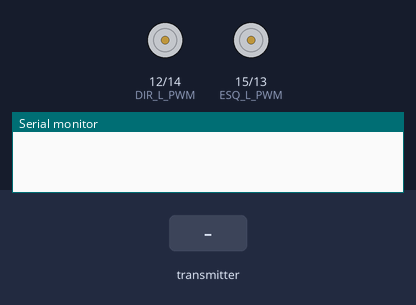
A sketch run on a simulated ESP32. Shown: motor-driver pin pairs drawn as motors (green arrow = first pin HIGH = forward, orange = second pin HIGH = backward, longer = more drive), the last lines printed to the serial monitor. The inputs (shaded band) are chosen by the test bench.

Above: at 1.2 s.
1.3 s: the transmitter starts sending lxAxisValue = 0
At 2.5 s:
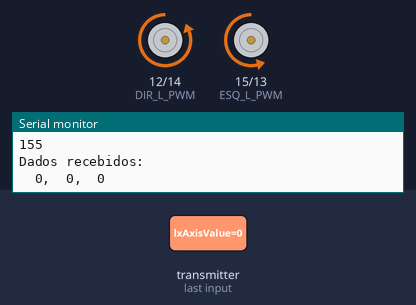
2.8 s: the transmitter starts sending lyAxisValue = 64
At 3.8 s:
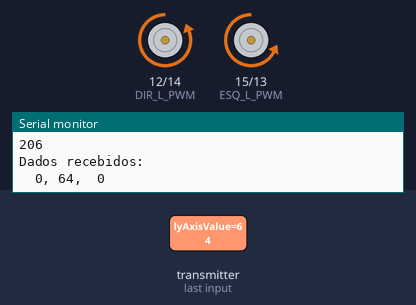
4.3 s: the transmitter starts sending lxAxisValue = 64
At 5.0 s:
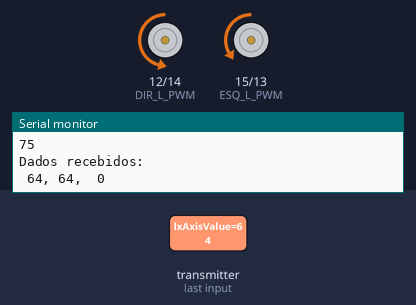
5.8 s: the transmitter starts sending lyAxisValue = 0
At 6.1 s:
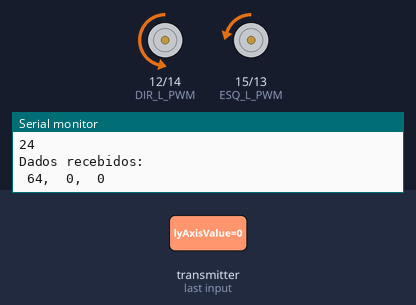
7.3 s: the transmitter starts sending lxAxisValue = 128
At 8.5 s:
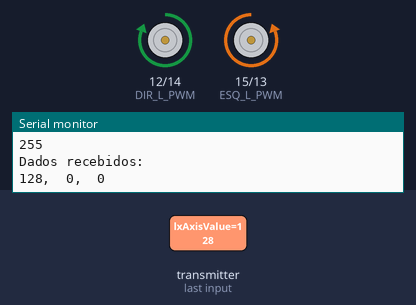
8.8 s: the transmitter starts sending lyAxisValue = 255
At 9.6 s:
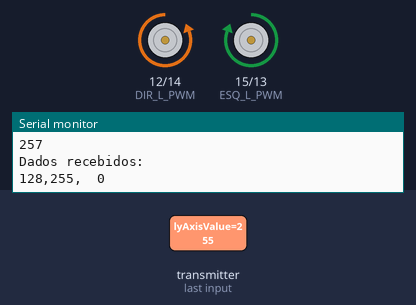
Timing chart, 0 to 11.3 s (numbered marks = the images above; inputs shaded):
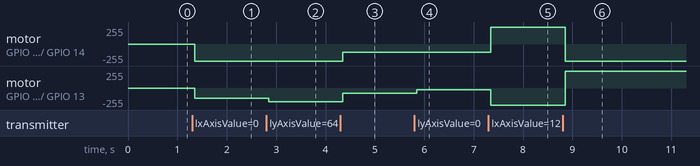

Measured:
- after the input at 1.3 s, motor on GPIO 12 (DIR_L_PWM) / GPIO 14 (DIR_R_PWM): stopped → backward 255/255 after 0.05 s; motor on GPIO 15 (ESQ_L_PWM) / GPIO 13 (ESQ_R_PWM): stopped → backward 154/255 after 0.05 s
- after the input at 2.8 s, motor on GPIO 15 (ESQ_L_PWM) / GPIO 13 (ESQ_R_PWM): backward 154/255 → backward 205/255 after 0.05 s
- after the input at 4.3 s, motor on GPIO 12 (DIR_L_PWM) / GPIO 14 (DIR_R_PWM): backward 255/255 → backward 124/255 after 0.05 s; motor on GPIO 15 (ESQ_L_PWM) / GPIO 13 (ESQ_R_PWM): backward 205/255 → backward 75/255 after 0.05 s
- after the input at 5.8 s, motor on GPIO 15 (ESQ_L_PWM) / GPIO 13 (ESQ_R_PWM): backward 75/255 → backward 24/255 after 0.05 s
- after the input at 7.3 s, motor on GPIO 12 (DIR_L_PWM) / GPIO 14 (DIR_R_PWM): backward 124/255 → forward 255/255 after 0.05 s; motor on GPIO 15 (ESQ_L_PWM) / GPIO 13 (ESQ_R_PWM): backward 24/255 → backward 255/255 after 0.05 s
- after the input at 8.8 s, motor on GPIO 12 (DIR_L_PWM) / GPIO 14 (DIR_R_PWM): forward 255/255 → backward 255/255 after 0.05 s; motor on GPIO 15 (ESQ_L_PWM) / GPIO 13 (ESQ_R_PWM): backward 255/255 → forward 255/255 after 0.05 s

The sketch:

escravo_walle.ino
```cpp
#include <esp_now.h>
#include <WiFi.h>


const uint8_t ESQ_L_PWM = 15;
const uint8_t ESQ_R_PWM = 13;
const uint8_t DIR_L_PWM = 12;
const uint8_t DIR_R_PWM = 14;

struct PacketData {
  byte lxAxisValue;
  byte lyAxisValue;
  //byte rxAxisValue;
  //byte ryAxisValue;
  byte switch1Value;
  //byte switch2Value;
  //byte switch3Value;
  //byte switch4Value;
  //byte switch5Value;
  //byte switch6Value;
};
PacketData receiverData;

int speed = 0;

void ativa_motores() {
  if (receiverData.switch1Value == 1) {
    ledcWrite(ESQ_L_PWM, 0);
    ledcWrite(ESQ_R_PWM, 0);
    ledcWrite(DIR_L_PWM, 0);
    ledcWrite(DIR_R_PWM, 0);
  } else {
    if ((receiverData.lxAxisValue >= 125) && (receiverData.lxAxisValue <= 129)) {
      if ((receiverData.lyAxisValue >= 125) && (receiverData.lyAxisValue <= 129)) {
        ledcWrite(ESQ_L_PWM, 0);
        ledcWrite(ESQ_R_PWM, 0);
        ledcWrite(DIR_L_PWM, 0);
        ledcWrite(DIR_R_PWM, 0);
      } else if (receiverData.lyAxisValue > 129) {
        //esquerda tanque
        speed = map(receiverData.lyAxisValue, 130, 254, 0, 255);
        ledcWrite(ESQ_L_PWM, speed);
        ledcWrite(ESQ_R_PWM, 0);
        ledcWrite(DIR_L_PWM, 0);
        ledcWrite(DIR_R_PWM, speed);
      } else if (receiverData.lyAxisValue < 125) {
        //direita tanque
        speed = map(receiverData.lyAxisValue, 0, 124, 255, 0);
        ledcWrite(ESQ_L_PWM, 0);
        ledcWrite(ESQ_R_PWM, speed);
        ledcWrite(DIR_L_PWM, speed);
        ledcWrite(DIR_R_PWM, 0);
      }
    } else if (receiverData.lxAxisValue > 129) {
      speed = map(receiverData.lxAxisValue, 130, 254, 0, 255);
      if ((receiverData.lyAxisValue >= 125) && (receiverData.lyAxisValue <= 129)) {
        //frente
        ledcWrite(1, speed);
        ledcWrite(2, 0);
        ledcWrite(3, speed);
        ledcWrite(4, 0);
      } else if (receiverData.lyAxisValue > 129) {
        //frente esquerda
        ledcWrite(ESQ_L_PWM, speed);
        ledcWrite(ESQ_R_PWM, 0);
        speed = speed - map(receiverData.lyAxisValue, 130, 254, 0, 100);
        ledcWrite(DIR_L_PWM, speed);
        ledcWrite(DIR_R_PWM, 0);
      } else if (receiverData.lyAxisValue < 125) {
        //frente direita
        ledcWrite(DIR_L_PWM, speed);
        ledcWrite(DIR_R_PWM, 0);
        speed = speed - map(receiverData.lyAxisValue, 0, 124, 100, 0);
        ledcWrite(ESQ_L_PWM, speed);
        ledcWrite(ESQ_R_PWM, 0);
      }
    } else if (receiverData.lxAxisValue < 125) {
      speed = map(receiverData.lxAxisValue, 0, 124, 255, 0);
      if ((receiverData.lyAxisValue >= 125) && (receiverData.lyAxisValue <= 129)) {
        //tras
        ledcWrite(ESQ_L_PWM, 0);
        ledcWrite(ESQ_R_PWM, speed);
        ledcWrite(DIR_L_PWM, 0);
        ledcWrite(DIR_R_PWM, speed);
      } else if (receiverData.lyAxisValue > 129) {
        //tras esquerda
        ledcWrite(ESQ_L_PWM, 0);
        ledcWrite(ESQ_R_PWM, speed);
        speed = speed - map(receiverData.lyAxisValue, 130, 254, 0, 100);
        ledcWrite(DIR_L_PWM, 0);
        ledcWrite(DIR_R_PWM, speed);
      } else if (receiverData.lyAxisValue < 125) {
        //tras direita
        ledcWrite(DIR_L_PWM, 0);
        ledcWrite(DIR_R_PWM, speed);
        speed = speed - map(receiverData.lyAxisValue, 0, 124, 100, 0);
        ledcWrite(ESQ_L_PWM, 0);
        ledcWrite(ESQ_R_PWM, speed);
      }
    }
  }
  Serial.println(speed);
}


// callback function that will be executed when data is received
void OnDataRecv(const esp_now_recv_info_t *recv_info, const uint8_t *incomingData, int len) {
  memcpy(&receiverData, incomingData, sizeof(receiverData));
  ativa_motores();
  char inputValuesString[100];
    Serial.println("Dados recebidos:");
  sprintf(inputValuesString,
          "%3d,%3d,%3d",
          receiverData.lxAxisValue,
          receiverData.lyAxisValue,
          //receiverData.rxAxisValue,
          //receiverData.ryAxisValue,
          receiverData.switch1Value
          //receiverData.switch2Value,
          //receiverData.switch3Value,
          //receiverData.switch4Value,
          //receiverData.switch5Value,
          //receiverData.switch6Value
  );
  Serial.println(inputValuesString);
}

void setup() {
  Serial.begin(115200);
  WiFi.mode(WIFI_STA);
  ledcAttach(ESQ_L_PWM, 5000, 8);
  ledcAttach(ESQ_R_PWM, 5000, 8);
  ledcAttach(DIR_L_PWM, 5000, 8);
  ledcAttach(DIR_R_PWM, 5000, 8);

  //ledcAttachPin(ESQ_L_PWM, 1);
  //ledcAttachPin(ESQ_R_PWM, 2);
  //ledcAttachPin(DIR_L_PWM, 3);
  //ledcAttachPin(DIR_R_PWM, 4);


  //ledcSetup(1, 5000, 8);
  //ledcSetup(2, 5000, 8);
  //ledcSetup(3, 5000, 8);
  //ledcSetup(4, 5000, 8);


  // Init ESP-NOW
  if (esp_now_init() != ESP_OK) {
    Serial.println("Error initializing ESP-NOW");
    return;
  }

  esp_now_register_recv_cb(OnDataRecv);
}


void loop() {
}
```
